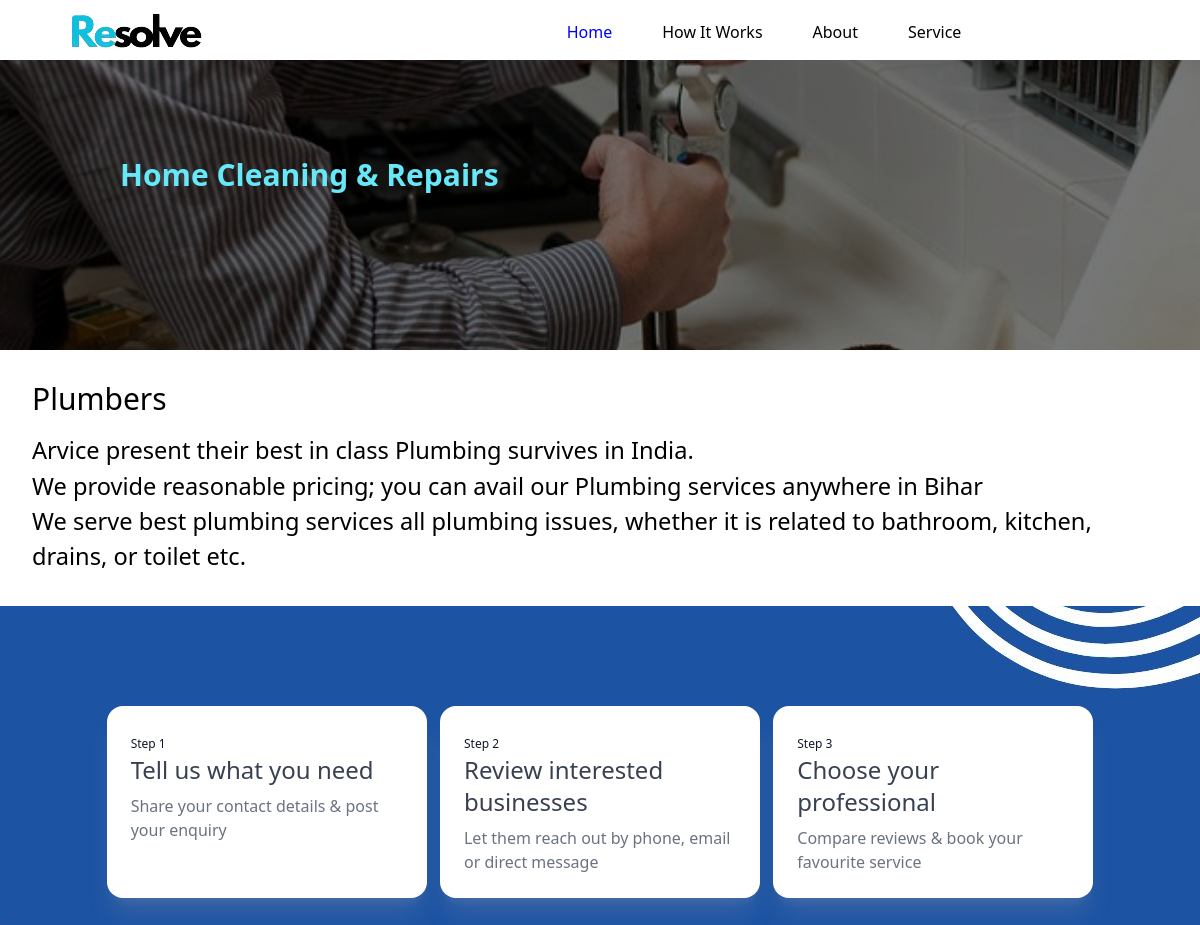
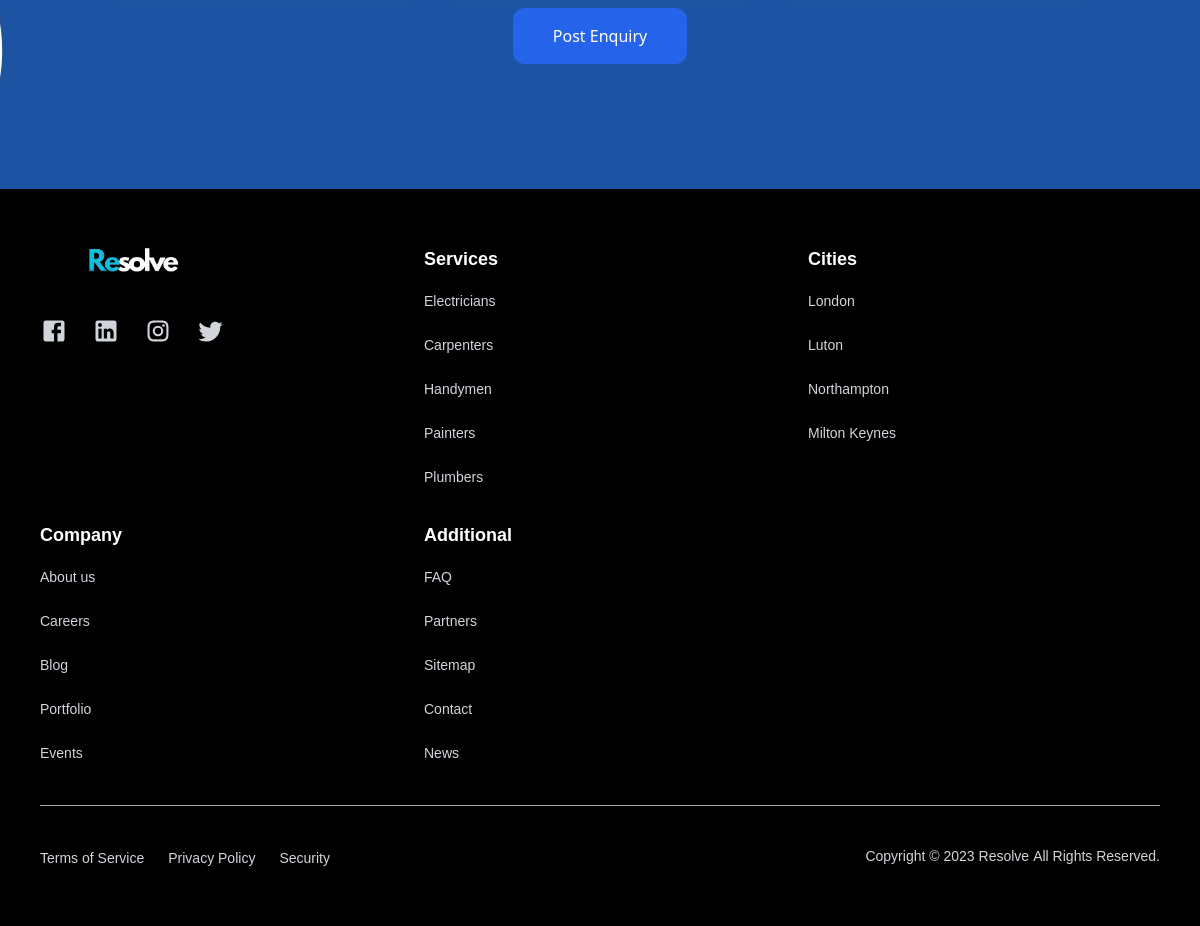
The app's page /public/SingleService.php?page=plumbers (signed in) with its own data (2 pictures, top to bottom).
### tables this page shows
CREATE TABLE `posts` (
  `id` int(10) UNSIGNED NOT NULL,
  `category_id` int(11) UNSIGNED NOT NULL,
  `subcategory_id` int(11) UNSIGNED NOT NULL,
  `about` mediumtext DEFAULT NULL,
  `city_id` int(11) UNSIGNED NOT NULL,
  `photo1` varchar(191) DEFAULT NULL,
  `photo2` varchar(191) DEFAULT NULL,
  `slug` varchar(191) NOT NULL,
  `created_at` timestamp NULL DEFAULT current_timestamp(),
  `updated_at` timestamp NULL DEFAULT current_timestamp()
);

CREATE TABLE `categories` (
  `id` int(10) UNSIGNED NOT NULL,
  `name` varchar(191) NOT NULL,
  `created_at` timestamp NULL DEFAULT NULL,
  `updated_at` timestamp NULL DEFAULT NULL
);

CREATE TABLE `subcategories` (
  `id` int(10) UNSIGNED NOT NULL,
  `category_id` int(10) UNSIGNED NOT NULL,
  `name` varchar(191) NOT NULL,
  `created_at` timestamp NULL DEFAULT NULL,
  `updated_at` timestamp NULL DEFAULT NULL
);

### public/SingleService.php (the view, shortened to what this page needs)
<?php include('../config/config.php'); ?>
<!doctype html>
<html lang="en">
<head>
    <script src="https://cdn.tailwindcss.com"></script>
    <link rel="stylesheet" type="text/css" href="css/styles.css">
</head>
<body class="bg-gray-100">
<?php require_once('nav_bar.php'); ?>
<?php
if (isset($_GET['page']) && $_GET['page'] != '') {
    $stmt = $pdo->prepare("SELECT `category_id`, `subcategory_id`, `city_id`, `about`, `photo1` FROM `posts` WHERE `slug` = :page_slug;");
  $stmt->execute(array(':page_slug' => $_GET['page']));
  $row_fetch = $stmt->fetch();
?>
<?php } ?>
<section class="relative bg-cover bg-center bg-no-repeat" style="background-image: url('<?= (isset($row_fetch['photo1']) ? 'img/profession/' . $row_fetch['photo1'] : 'https://images.unsplash.com/photo-1604014237800-1c9102c219da?ixlib=rb-1.2.1&ixid=MnwxMjA3fDB8MHxwaG90by1wYWdlfHx8fGVufDB8fHx8&auto=format&fit=crop&w=1770&q=80') ?>'); height: 350px;">
    <div class="absolute inset-0 bg-black opacity-50"></div>
    <div class="relative max-w-5xl mx-auto h-full flex items-center pl-8">
        <h1 class="text-cyan-300 text-3xl font-bold"><?php
        if (isset($row_fetch['category_id'])) {
          $stmt_category = $pdo->prepare("SELECT `name` FROM `categories` WHERE `id` = :category_id;");
          $stmt_category->execute(array('category_id' => $row_fetch['category_id']));
          $row_category = $stmt_category->fetch();
          ?><?= $row_category['name']; ?>
        <?php } ?></h1>
    </div>
</section>
<div class="w-full h-64 bg-white p-8 shadow-lg flex flex-col justify-center items-center font-roboto">
  <div class="text-left mx-auto text-black">
    <h2 class="text-3xl mb-4"><?php if (isset($row_fetch['subcategory_id'])) {
          $stmt_subcategory = $pdo->prepare("SELECT `name` FROM `subcategories` WHERE `id` = :subcategory_id;");
          $stmt_subcategory->execute(array('subcategory_id' => $row_fetch['subcategory_id']));
          $row_subcategory = $stmt_subcategory->fetch();
          ?><?= $row_subcategory['name']; ?>
        <?php } ?></h2>
    <div style=" font-size: 1.475rem;" class="text-black"><?= (isset($row_fetch['about']) ? $row_fetch['about'] : 'Heading Description') ?></div>
  </div>
</div>
<section class="bg-center" style="position:relative; background-image: url('img/ssbg.jpg'); background-repeat:no-repeat; padding: 100px; margin: 0 auto; width: auto;">
  <div class="mx-auto flex justify-center" style="display: flex; width: 100%;">
    <div class="mx-auto flex w-80 justify-center bg-white rounded-2xl shadow-xl shadow-gray-400/20" style="display: inline-block;">
      <div class="p-6">
        <small class="text-gray-900 text-xs">Step 1</small>
        <h1 class="text-2xl font-medium text-gray-700 pb-2">Tell us what you need</h1>
        <p class="text text-gray-500 leading-6">Share your contact details & post your enquiry</p>
      </div>
    </div>
    <div class="mx-auto flex w-80 justify-center bg-white rounded-2xl shadow-xl shadow-gray-400/20" style="display: inline-block;">
      <div class="p-6">
        <small class="text-gray-900 text-xs">Step 2</small>
        <h1 class="text-2xl font-medium text-gray-700 pb-2">Review interested businesses</h1>
        <p class="text text-gray-500 leading-6">Let them reach out by phone, email or direct message</p>
      </div>
    </div>
    <div class="mx-auto flex w-80 justify-center bg-white rounded-2xl shadow-xl shadow-gray-400/20" style="display: inline-block;">
      <div class="p-6">
        <small class="text-gray-900 text-xs">Step 3</small>
        <h1 class="text-2xl font-medium text-gray-700 pb-2">Choose your professional</h1>
        <p class="text text-gray-500 leading-6">Compare reviews & book your favourite service</p>
      </div>
    </div>
  </div>
  <div style="margin: 10px auto 0 auto; width: 100%;">
  <div class="flex justify-center" style="padding: 25px;">
<?php if (empty($_SESSION)) { ?>
    <form action="<?= APP_URL_BASE ?>" method="GET">
    <input type="hidden" name="login">
    <button type="submit" class="px-5 py-4 text-base font-medium text-center text-white transition duration-500 ease-in-out transform bg-blue-600 lg:px-10 rounded-xl hover:bg-blue-700 focus:outline-none focus:ring-2 focus:ring-offset-2 focus:ring-blue-500">Post Enquiry</button>
</form><?php } else { ?>
  <button type="submit" class="px-5 py-4 text-base font-medium text-center text-white transition duration-500 ease-in-out transform bg-blue-600 lg:px-10 rounded-xl hover:bg-blue-700 focus:outline-none focus:ring-2 focus:ring-offset-2 focus:ring-blue-500" onclick="document.getElementById('myModal').style.display = 'block';">Post Enquiry</button>
<?php } ?>
  </div>
</div>
</section>
<?php require_once('footer.php'); ?>
</body>
</html>

### public/nav_bar.php (shortened to what this page needs)
<div style="position: fixed; top: 0; left: 0; right: 0; height: 60px; background-color: white; z-index: 1;">
    <div style="margin: 0 auto; width: 1280px; display: flex; align-items: center; justify-content: space-between;">
        <div>
            <a href="index.php"><img style="width: 280px; height: 46px;" src="img/logo2.png" alt="Resolve Logo"></a>
        </div>
        <ul style="display: flex; list-style: none; gap: 50px; margin: 0; padding: 20px 0;">
            <li><a href="<?= APP_URL_BASE ?>" style="color: blue; text-decoration: none;">Home</a></li>
            <li><a href="<?= APP_URL_BASE ?>?faq" style="color: black; text-decoration: none;">How It Works</a></li>
            <li><a href="<?= APP_URL_BASE ?>?about" style="color: black; text-decoration: none;">About</a></li>
            <li><a href="services.php" style="color: black; text-decoration: none;">Service</a></li>
        </ul>
    </div>
</div>

### public/footer.php (shortened to what this page needs)
<footer class="font-[sans-serif] bg-black px-10 py-14" style="position: relative;">
      <div class="grid grid-cols-1 sm:grid-cols-2 md:grid-cols-3 xl:grid-cols-6 gap-8">
        <div class="xl:col-span-2">
          <a href='javascript:void(0)'><img src="img/logo3.png" alt="logo" class='w-48' /></a>
          <ul class="mt-10 flex space-x-6">
            <li>
              <a href='javascript:void(0)'>
                <svg xmlns="http://www.w3.org/2000/svg" fill="none" class="fill-gray-300 hover:fill-white w-7 h-7"
                  viewBox="0 0 24 24">
                  <path fill-rule="evenodd"
                    d="M19 3H5a2 2 0 0 0-2 2v14a2 2 0 0 0 2 2h7v-7h-2v-3h2V8.5A3.5 3.5 0 0 1 15.5 5H18v3h-2a1 1 0 0 0-1 1v2h3v3h-3v7h4a2 2 0 0 0 2-2V5a2 2 0 0 0-2-2z"
                    clip-rule="evenodd" />
                </svg>
              </a>
            </li>
            <li>
              <a href='javascript:void(0)'>
              </a>
            </li>
            <li>
              <a href='javascript:void(0)'>
              </a>
            </li>
            <li>
              <a href='javascript:void(0)'>
              </a>
            </li>
          </ul>
        </div>
        <div>
          <h4 class="text-white font-semibold text-lg relative max-sm:cursor-pointer">Services
          </h4>
          <ul class="mt-4 space-y-5">
            <li>
              <a href='javascript:void(0)' class='hover:text-white text-gray-300 text-sm'>Electricians</a>
            </li>
            <li>
              <a href='javascript:void(0)' class='hover:text-white text-gray-300 text-sm'>Carpenters</a>
            </li>
            <li>
              <a href='javascript:void(0)' class='hover:text-white text-gray-300 text-sm'>Handymen</a>
            </li>
            <li>
              <a href='javascript:void(0)' class='hover:text-white text-gray-300 text-sm'>Painters</a>
            </li>
            <li>
              <a href='javascript:void(0)' class='hover:text-white text-gray-300 text-sm'>Plumbers</a>
            </li>
          </ul>
        </div>
        <div>
          <h4 class="text-white font-semibold text-lg relative max-sm:cursor-pointer">Cities
          </h4>
          <ul class="space-y-5 mt-4 max-sm:hidden">
            <li>
              <a href='javascript:void(0)' class='hover:text-white text-gray-300 text-sm'>London</a>
            </li>
            <li>
              <a href='javascript:void(0)' class='hover:text-white text-gray-300 text-sm'>Luton</a>
            </li>
            <li>
              <a href='javascript:void(0)' class='hover:text-white text-gray-300 text-sm'>Northampton</a>
            </li>
            <li>
              <a href='javascript:void(0)' class='hover:text-white text-gray-300 text-sm'>Milton Keynes</a>
            </li>
          </ul>
        </div>
        <div>
          <h4 class="text-white font-semibold text-lg relative max-sm:cursor-pointer">Company
          </h4>
          <ul class="space-y-5 mt-4 max-sm:hidden">
            <li>
              <a href='javascript:void(0)' class='hover:text-white text-gray-300 text-sm'>About us</a>
            </li>
            <li>
              <a href='javascript:void(0)' class='hover:text-white text-gray-300 text-sm'>Careers</a>
            </li>
            <li>
              <a href='javascript:void(0)' class='hover:text-white text-gray-300 text-sm'>Blog</a>
            </li>
            <li>
              <a href='javascript:void(0)' class='hover:text-white text-gray-300 text-sm'>Portfolio</a>
            </li>
            <li>
              <a href='javascript:void(0)' class='hover:text-white text-gray-300 text-sm'>Events</a>
            </li>
          </ul>
        </div>
        <div>
          <h4 class="text-white font-semibold text-lg relative max-sm:cursor-pointer">Additional
          </h4>
          <ul class="space-y-5 mt-4 max-sm:hidden">
            <li>
              <a href='javascript:void(0)' class='hover:text-white text-gray-300 text-sm'>FAQ</a>
            </li>
            <li>
              <a href='javascript:void(0)' class='hover:text-white text-gray-300 text-sm'>Partners</a>
            </li>
            <li>
              <a href='javascript:void(0)' class='hover:text-white text-gray-300 text-sm'>Sitemap</a>
            </li>
            <li>
              <a href='javascript:void(0)' class='hover:text-white text-gray-300 text-sm'>Contact</a>
            </li>
            <li>
              <a href='javascript:void(0)' class='hover:text-white text-gray-300 text-sm'>News</a>
            </li>
          </ul>
        </div>
      </div>
      <hr class="my-10 border-gray-400" />
      <div class="flex max-md:flex-col gap-4">
        <ul class="md:flex md:space-x-6 max-md:space-y-2">
          <li>
            <a href='terms.php' class='hover:text-white text-gray-300 text-sm'>Terms of Service</a>
          </li>
          <li>
            <a href='terms.php' class='hover:text-white text-gray-300 text-sm'>Privacy Policy</a>
          </li>
          <li>
            <a href='terms.php' class='hover:text-white text-gray-300 text-sm'>Security</a>
          </li>
        </ul>
        <p class='text-gray-300 text-sm md:ml-auto'>Copyright © 2023<a href='reslove.com'
          target='_blank' class="hover:underline mx-1">Resolve</a>All Rights Reserved.</p>
      </div>
    </footer>

### records on screen
posts: photo1 (picture), about "Arvice present their best in class Plumbing survives in India. We provide reasonable pricing; you can avail our Plumbing services anywhere in Bihar We serve best plumbing services all plumbing issues, whether it is related to bathroom, kitchen, drains, or toilet etc."
categories: name "Home Cleaning & Repairs"
subcategories: name "Plumbers"
